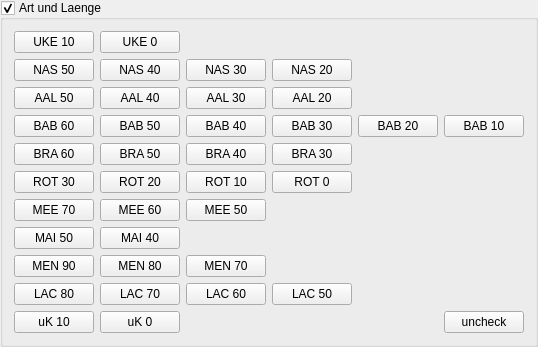
     <widget class="QGroupBox" name="groupBoxArtLaenge">
      <property name="sizePolicy">
       <sizepolicy hsizetype="MinimumExpanding" vsizetype="MinimumExpanding">
        <horstretch>0</horstretch>
        <verstretch>0</verstretch>
       </sizepolicy>
      </property>
      <property name="minimumSize">
       <size>
        <width>221</width>
        <height>191</height>
       </size>
      </property>
      <property name="palette">
       <palette>
        <active/>
        <inactive/>
        <disabled/>
       </palette>
      </property>
      <property name="layoutDirection">
       <enum>Qt::LeftToRight</enum>
      </property>
      <property name="autoFillBackground">
       <bool>false</bool>
      </property>
      <property name="title">
       <string>Art und Laenge</string>
      </property>
      <property name="checkable">
       <bool>true</bool>
      </property>
      <property name="checked">
       <bool>true</bool>
      </property>
      <layout class="QGridLayout" name="gridLayout">
       <item row="3" column="5">
        <widget class="QPushButton" name="buttonBab10">
         <property name="sizePolicy">
          <sizepolicy hsizetype="MinimumExpanding" vsizetype="MinimumExpanding">
           <horstretch>0</horstretch>
           <verstretch>0</verstretch>
          </sizepolicy>
         </property>
         <property name="minimumSize">
          <size>
           <width>51</width>
           <height>22</height>
          </size>
         </property>
         <property name="text">
          <string>BAB 10</string>
         </property>
         <property name="checkable">
          <bool>true</bool>
         </property>
         <property name="autoExclusive">
          <bool>true</bool>
         </property>
        </widget>
       </item>
       <item row="5" column="1">
        <widget class="QPushButton" name="buttonRot20">
         <property name="sizePolicy">
          <sizepolicy hsizetype="MinimumExpanding" vsizetype="MinimumExpanding">
           <horstretch>0</horstretch>
           <verstretch>0</verstretch>
          </sizepolicy>
         </property>
         <property name="minimumSize">
          <size>
           <width>51</width>
           <height>22</height>
          </size>
         </property>
         <property name="text">
          <string>ROT 20</string>
         </property>
         <property name="checkable">
          <bool>true</bool>
         </property>
         <property name="autoExclusive">
          <bool>true</bool>
         </property>
        </widget>
       </item>
       <item row="5" column="2">
        <widget class="QPushButton" name="buttonRot10">
         <property name="sizePolicy">
          <sizepolicy hsizetype="MinimumExpanding" vsizetype="MinimumExpanding">
           <horstretch>0</horstretch>
           <verstretch>0</verstretch>
          </sizepolicy>
         </property>
         <property name="minimumSize">
          <size>
           <width>51</width>
           <height>22</height>
          </size>
         </property>
         <property name="text">
          <string>ROT 10</string>
         </property>
         <property name="checkable">
          <bool>true</bool>
         </property>
         <property name="autoExclusive">
          <bool>true</bool>
         </property>
        </widget>
       </item>
       <item row="10" column="2">
        <widget class="QPushButton" name="buttonLac60">
         <property name="sizePolicy">
          <sizepolicy hsizetype="MinimumExpanding" vsizetype="MinimumExpanding">
           <horstretch>0</horstretch>
           <verstretch>0</verstretch>
          </sizepolicy>
         </property>
         <property name="minimumSize">
          <size>
           <width>51</width>
           <height>22</height>
          </size>
         </property>
         <property name="text">
          <string>LAC 60</string>
         </property>
         <property name="checkable">
          <bool>true</bool>
         </property>
         <property name="autoExclusive">
          <bool>true</bool>
         </property>
        </widget>
       </item>
       <item row="10" column="3">
        <widget class="QPushButton" name="buttonLac50">
         <property name="sizePolicy">
          <sizepolicy hsizetype="MinimumExpanding" vsizetype="MinimumExpanding">
           <horstretch>0</horstretch>
           <verstretch>0</verstretch>
          </sizepolicy>
         </property>
         <property name="minimumSize">
          <size>
           <width>51</width>
           <height>22</height>
          </size>
         </property>
         <property name="text">
          <string>LAC 50</string>
         </property>
         <property name="checkable">
          <bool>true</bool>
         </property>
         <property name="autoExclusive">
          <bool>true</bool>
         </property>
         <property name="flat">
          <bool>false</bool>
         </property>
        </widget>
       </item>
       <item row="5" column="0">
        <widget class="QPushButton" name="buttonRot30">
         <property name="sizePolicy">
          <sizepolicy hsizetype="MinimumExpanding" vsizetype="MinimumExpanding">
           <horstretch>0</horstretch>
           <verstretch>0</verstretch>
          </sizepolicy>
         </property>
         <property name="minimumSize">
          <size>
           <width>51</width>
           <height>22</height>
          </size>
         </property>
         <property name="text">
          <string>ROT 30</string>
         </property>
         <property name="checkable">
          <bool>true</bool>
         </property>
         <property name="autoExclusive">
          <bool>true</bool>
         </property>
        </widget>
       </item>
       <item row="2" column="2">
        <widget class="QPushButton" name="buttonAal30">
         <property name="sizePolicy">
          <sizepolicy hsizetype="MinimumExpanding" vsizetype="MinimumExpanding">
           <horstretch>0</horstretch>
           <verstretch>0</verstretch>
          </sizepolicy>
         </property>
         <property name="minimumSize">
          <size>
           <width>51</width>
           <height>22</height>
          </size>
         </property>
         <property name="text">
          <string>AAL 30</string>
         </property>
         <property name="checkable">
          <bool>true</bool>
         </property>
         <property name="autoExclusive">
          <bool>true</bool>
         </property>
        </widget>
       </item>
       <item row="8" column="1">
        <widget class="QPushButton" name="buttonMai40">
         <property name="sizePolicy">
          <sizepolicy hsizetype="MinimumExpanding" vsizetype="MinimumExpanding">
           <horstretch>0</horstretch>
           <verstretch>0</verstretch>
          </sizepolicy>
         </property>
         <property name="minimumSize">
          <size>
           <width>51</width>
           <height>22</height>
          </size>
         </property>
         <property name="text">
          <string>MAI 40</string>
         </property>
         <property name="checkable">
          <bool>true</bool>
         </property>
         <property name="autoExclusive">
          <bool>true</bool>
         </property>
        </widget>
       </item>
       <item row="10" column="0">
        <widget class="QPushButton" name="buttonLac80">
         <property name="sizePolicy">
          <sizepolicy hsizetype="MinimumExpanding" vsizetype="MinimumExpanding">
           <horstretch>0</horstretch>
           <verstretch>0</verstretch>
          </sizepolicy>
         </property>
         <property name="minimumSize">
          <size>
           <width>51</width>
           <height>22</height>
          </size>
         </property>
         <property name="text">
          <string>LAC 80</string>
         </property>
         <property name="checkable">
          <bool>true</bool>
         </property>
         <property name="autoExclusive">
          <bool>true</bool>
         </property>
        </widget>
       </item>
       <item row="5" column="3">
        <widget class="QPushButton" name="buttonRot0">
         <property name="sizePolicy">
          <sizepolicy hsizetype="MinimumExpanding" vsizetype="MinimumExpanding">
           <horstretch>0</horstretch>
           <verstretch>0</verstretch>
          </sizepolicy>
         </property>
         <property name="minimumSize">
          <size>
           <width>51</width>
           <height>22</height>
          </size>
         </property>
         <property name="text">
          <string>ROT 0</string>
         </property>
         <property name="checkable">
          <bool>true</bool>
         </property>
         <property name="autoExclusive">
          <bool>true</bool>
         </property>
        </widget>
       </item>
       <item row="1" column="1">
        <widget class="QPushButton" name="buttonNas40">
         <property name="sizePolicy">
          <sizepolicy hsizetype="MinimumExpanding" vsizetype="MinimumExpanding">
           <horstretch>0</horstretch>
           <verstretch>0</verstretch>
          </sizepolicy>
         </property>
         <property name="minimumSize">
          <size>
           <width>51</width>
           <height>22</height>
          </size>
         </property>
         <property name="text">
          <string>NAS 40</string>
         </property>
         <property name="checkable">
          <bool>true</bool>
         </property>
         <property name="autoExclusive">
          <bool>true</bool>
         </property>
        </widget>
       </item>
       <item row="2" column="1">
        <widget class="QPushButton" name="buttonAal40">
         <property name="sizePolicy">
          <sizepolicy hsizetype="MinimumExpanding" vsizetype="MinimumExpanding">
           <horstretch>0</horstretch>
           <verstretch>0</verstretch>
          </sizepolicy>
         </property>
         <property name="minimumSize">
          <size>
           <width>51</width>
           <height>22</height>
          </size>
         </property>
         <property name="text">
          <string>AAL 40</string>
         </property>
         <property name="checkable">
          <bool>true</bool>
         </property>
         <property name="autoExclusive">
          <bool>true</bool>
         </property>
        </widget>
       </item>
       <item row="3" column="1">
        <widget class="QPushButton" name="buttonBab50">
         <property name="sizePolicy">
          <sizepolicy hsizetype="MinimumExpanding" vsizetype="MinimumExpanding">
           <horstretch>0</horstretch>
           <verstretch>0</verstretch>
          </sizepolicy>
         </property>
         <property name="minimumSize">
          <size>
           <width>51</width>
           <height>22</height>
          </size>
         </property>
         <property name="text">
          <string>BAB 50</string>
         </property>
         <property name="checkable">
          <bool>true</bool>
         </property>
         <property name="autoExclusive">
          <bool>true</bool>
         </property>
        </widget>
       </item>
       <item row="4" column="1">
        <widget class="QPushButton" name="buttonBra50">
         <property name="sizePolicy">
          <sizepolicy hsizetype="MinimumExpanding" vsizetype="MinimumExpanding">
           <horstretch>0</horstretch>
           <verstretch>0</verstretch>
          </sizepolicy>
         </property>
         <property name="minimumSize">
          <size>
           <width>51</width>
           <height>22</height>
          </size>
         </property>
         <property name="text">
          <string>BRA 50</string>
         </property>
         <property name="checkable">
          <bool>true</bool>
         </property>
         <property name="autoExclusive">
          <bool>true</bool>
         </property>
        </widget>
       </item>
       <item row="4" column="3">
        <widget class="QPushButton" name="buttonBra30">
         <property name="sizePolicy">
          <sizepolicy hsizetype="MinimumExpanding" vsizetype="MinimumExpanding">
           <horstretch>0</horstretch>
           <verstretch>0</verstretch>
          </sizepolicy>
         </property>
         <property name="minimumSize">
          <size>
           <width>51</width>
           <height>22</height>
          </size>
         </property>
         <property name="text">
          <string>BRA 30</string>
         </property>
         <property name="checkable">
          <bool>true</bool>
         </property>
         <property name="autoExclusive">
          <bool>true</bool>
         </property>
        </widget>
       </item>
       <item row="9" column="0">
        <widget class="QPushButton" name="buttonMen90">
         <property name="sizePolicy">
          <sizepolicy hsizetype="MinimumExpanding" vsizetype="MinimumExpanding">
           <horstretch>0</horstretch>
           <verstretch>0</verstretch>
          </sizepolicy>
         </property>
         <property name="minimumSize">
          <size>
           <width>51</width>
           <height>22</height>
          </size>
         </property>
         <property name="text">
          <string>MEN 90</string>
         </property>
         <property name="checkable">
          <bool>true</bool>
         </property>
         <property name="autoExclusive">
          <bool>true</bool>
         </property>
        </widget>
       </item>
       <item row="8" column="0">
        <widget class="QPushButton" name="buttonMai50">
         <property name="sizePolicy">
          <sizepolicy hsizetype="MinimumExpanding" vsizetype="MinimumExpanding">
           <horstretch>0</horstretch>
           <verstretch>0</verstretch>
          </sizepolicy>
         </property>
         <property name="minimumSize">
          <size>
           <width>51</width>
           <height>22</height>
          </size>
         </property>
         <property name="text">
          <string>MAI 50</string>
         </property>
         <property name="checkable">
          <bool>true</bool>
         </property>
         <property name="autoExclusive">
          <bool>true</bool>
         </property>
        </widget>
       </item>
       <item row="4" column="0">
        <widget class="QPushButton" name="buttonBra60">
         <property name="sizePolicy">
          <sizepolicy hsizetype="MinimumExpanding" vsizetype="MinimumExpanding">
           <horstretch>0</horstretch>
           <verstretch>0</verstretch>
          </sizepolicy>
         </property>
         <property name="minimumSize">
          <size>
           <width>51</width>
           <height>22</height>
          </size>
         </property>
         <property name="text">
          <string>BRA 60</string>
         </property>
         <property name="checkable">
          <bool>true</bool>
         </property>
         <property name="autoExclusive">
          <bool>true</bool>
         </property>
        </widget>
       </item>
       <item row="2" column="0">
        <widget class="QPushButton" name="buttonAal50">
         <property name="sizePolicy">
          <sizepolicy hsizetype="MinimumExpanding" vsizetype="MinimumExpanding">
           <horstretch>0</horstretch>
           <verstretch>0</verstretch>
          </sizepolicy>
         </property>
         <property name="minimumSize">
          <size>
           <width>51</width>
           <height>22</height>
          </size>
         </property>
         <property name="text">
          <string>AAL 50</string>
         </property>
         <property name="checkable">
          <bool>true</bool>
         </property>
         <property name="autoExclusive">
          <bool>true</bool>
         </property>
        </widget>
       </item>
       <item row="1" column="2">
        <widget class="QPushButton" name="buttonNas30">
         <property name="sizePolicy">
          <sizepolicy hsizetype="MinimumExpanding" vsizetype="MinimumExpanding">
           <horstretch>0</horstretch>
           <verstretch>0</verstretch>
          </sizepolicy>
         </property>
         <property name="minimumSize">
          <size>
           <width>51</width>
           <height>22</height>
          </size>
         </property>
         <property name="text">
          <string>NAS 30</string>
         </property>
         <property name="checkable">
          <bool>true</bool>
         </property>
         <property name="autoExclusive">
          <bool>true</bool>
         </property>
        </widget>
       </item>
       <item row="6" column="0">
        <widget class="QPushButton" name="buttonMee70">
         <property name="sizePolicy">
          <sizepolicy hsizetype="MinimumExpanding" vsizetype="MinimumExpanding">
           <horstretch>0</horstretch>
           <verstretch>0</verstretch>
          </sizepolicy>
         </property>
         <property name="minimumSize">
          <size>
           <width>51</width>
           <height>22</height>
          </size>
         </property>
         <property name="text">
          <string>MEE 70</string>
         </property>
         <property name="checkable">
          <bool>true</bool>
         </property>
         <property name="autoExclusive">
          <bool>true</bool>
         </property>
        </widget>
       </item>
       <item row="3" column="2">
        <widget class="QPushButton" name="buttonBab40">
         <property name="sizePolicy">
          <sizepolicy hsizetype="MinimumExpanding" vsizetype="MinimumExpanding">
           <horstretch>0</horstretch>
           <verstretch>0</verstretch>
          </sizepolicy>
         </property>
         <property name="minimumSize">
          <size>
           <width>51</width>
           <height>22</height>
          </size>
         </property>
         <property name="text">
          <string>BAB 40</string>
         </property>
         <property name="checkable">
          <bool>true</bool>
         </property>
         <property name="autoExclusive">
          <bool>true</bool>
         </property>
        </widget>
       </item>
       <item row="4" column="2">
        <widget class="QPushButton" name="buttonBra40">
         <property name="sizePolicy">
          <sizepolicy hsizetype="MinimumExpanding" vsizetype="MinimumExpanding">
           <horstretch>0</horstretch>
           <verstretch>0</verstretch>
          </sizepolicy>
         </property>
         <property name="minimumSize">
          <size>
           <width>51</width>
           <height>22</height>
          </size>
         </property>
         <property name="text">
          <string>BRA 40</string>
         </property>
         <property name="checkable">
          <bool>true</bool>
         </property>
         <property name="autoExclusive">
          <bool>true</bool>
         </property>
        </widget>
       </item>
       <item row="1" column="0">
        <widget class="QPushButton" name="buttonNas50">
         <property name="sizePolicy">
          <sizepolicy hsizetype="MinimumExpanding" vsizetype="MinimumExpanding">
           <horstretch>0</horstretch>
           <verstretch>0</verstretch>
          </sizepolicy>
         </property>
         <property name="minimumSize">
          <size>
           <width>51</width>
           <height>22</height>
          </size>
         </property>
         <property name="text">
          <string>NAS 50</string>
         </property>
         <property name="checkable">
          <bool>true</bool>
         </property>
         <property name="autoExclusive">
          <bool>true</bool>
         </property>
        </widget>
       </item>
       <item row="0" column="0">
        <widget class="QPushButton" name="buttonUke10">
         <property name="sizePolicy">
          <sizepolicy hsizetype="MinimumExpanding" vsizetype="MinimumExpanding">
           <horstretch>0</horstretch>
           <verstretch>0</verstretch>
          </sizepolicy>
         </property>
         <property name="minimumSize">
          <size>
           <width>51</width>
           <height>22</height>
          </size>
         </property>
         <property name="text">
          <string>UKE 10</string>
         </property>
         <property name="checkable">
          <bool>true</bool>
         </property>
         <property name="autoExclusive">
          <bool>true</bool>
         </property>
        </widget>
       </item>
       <item row="6" column="2">
        <widget class="QPushButton" name="buttonMee50">
         <property name="sizePolicy">
          <sizepolicy hsizetype="MinimumExpanding" vsizetype="MinimumExpanding">
           <horstretch>0</horstretch>
           <verstretch>0</verstretch>
          </sizepolicy>
         </property>
         <property name="minimumSize">
          <size>
           <width>51</width>
           <height>22</height>
          </size>
         </property>
         <property name="text">
          <string>MEE 50</string>
         </property>
         <property name="checkable">
          <bool>true</bool>
         </property>
         <property name="autoExclusive">
          <bool>true</bool>
         </property>
        </widget>
       </item>
       <item row="9" column="2">
        <widget class="QPushButton" name="buttonMen70">
         <property name="sizePolicy">
          <sizepolicy hsizetype="MinimumExpanding" vsizetype="MinimumExpanding">
           <horstretch>0</horstretch>
           <verstretch>0</verstretch>
          </sizepolicy>
         </property>
         <property name="minimumSize">
          <size>
           <width>51</width>
           <height>22</height>
          </size>
         </property>
         <property name="text">
          <string>MEN 70</string>
         </property>
         <property name="checkable">
          <bool>true</bool>
         </property>
         <property name="autoExclusive">
          <bool>true</bool>
         </property>
        </widget>
       </item>
       <item row="9" column="1">
        <widget class="QPushButton" name="buttonMen80">
         <property name="sizePolicy">
          <sizepolicy hsizetype="MinimumExpanding" vsizetype="MinimumExpanding">
           <horstretch>0</horstretch>
           <verstretch>0</verstretch>
          </sizepolicy>
         </property>
         <property name="minimumSize">
          <size>
           <width>51</width>
           <height>22</height>
          </size>
         </property>
         <property name="text">
          <string>MEN 80</string>
         </property>
         <property name="checkable">
          <bool>true</bool>
         </property>
         <property name="autoExclusive">
          <bool>true</bool>
         </property>
        </widget>
       </item>
       <item row="1" column="3">
        <widget class="QPushButton" name="buttonNas20">
         <property name="sizePolicy">
          <sizepolicy hsizetype="MinimumExpanding" vsizetype="MinimumExpanding">
           <horstretch>0</horstretch>
           <verstretch>0</verstretch>
          </sizepolicy>
         </property>
         <property name="minimumSize">
          <size>
           <width>51</width>
           <height>22</height>
          </size>
         </property>
         <property name="text">
          <string>NAS 20</string>
         </property>
         <property name="checkable">
          <bool>true</bool>
         </property>
         <property name="autoExclusive">
          <bool>true</bool>
         </property>
        </widget>
       </item>
       <item row="3" column="0">
        <widget class="QPushButton" name="buttonBab60">
         <property name="sizePolicy">
          <sizepolicy hsizetype="MinimumExpanding" vsizetype="MinimumExpanding">
           <horstretch>0</horstretch>
           <verstretch>0</verstretch>
          </sizepolicy>
         </property>
         <property name="minimumSize">
          <size>
           <width>51</width>
           <height>22</height>
          </size>
         </property>
         <property name="text">
          <string>BAB 60</string>
         </property>
         <property name="checkable">
          <bool>true</bool>
         </property>
         <property name="autoExclusive">
          <bool>true</bool>
         </property>
        </widget>
       </item>
       <item row="3" column="3">
        <widget class="QPushButton" name="buttonBab30">
         <property name="sizePolicy">
          <sizepolicy hsizetype="MinimumExpanding" vsizetype="MinimumExpanding">
           <horstretch>0</horstretch>
           <verstretch>0</verstretch>
          </sizepolicy>
         </property>
         <property name="minimumSize">
          <size>
           <width>51</width>
           <height>22</height>
          </size>
         </property>
         <property name="text">
          <string>BAB 30</string>
         </property>
         <property name="checkable">
          <bool>true</bool>
         </property>
         <property name="autoExclusive">
          <bool>true</bool>
         </property>
        </widget>
       </item>
       <item row="0" column="1">
        <widget class="QPushButton" name="buttonUke0">
         <property name="sizePolicy">
          <sizepolicy hsizetype="MinimumExpanding" vsizetype="MinimumExpanding">
           <horstretch>0</horstretch>
           <verstretch>0</verstretch>
          </sizepolicy>
         </property>
         <property name="minimumSize">
          <size>
           <width>51</width>
           <height>22</height>
          </size>
         </property>
         <property name="text">
          <string>UKE 0</string>
         </property>
         <property name="checkable">
          <bool>true</bool>
         </property>
         <property name="autoExclusive">
          <bool>true</bool>
         </property>
        </widget>
       </item>
       <item row="6" column="1">
        <widget class="QPushButton" name="buttonMee60">
         <property name="sizePolicy">
          <sizepolicy hsizetype="MinimumExpanding" vsizetype="MinimumExpanding">
           <horstretch>0</horstretch>
           <verstretch>0</verstretch>
          </sizepolicy>
         </property>
         <property name="minimumSize">
          <size>
           <width>51</width>
           <height>22</height>
          </size>
         </property>
         <property name="text">
          <string>MEE 60</string>
         </property>
         <property name="checkable">
          <bool>true</bool>
         </property>
         <property name="autoExclusive">
          <bool>true</bool>
         </property>
        </widget>
       </item>
       <item row="3" column="4">
        <widget class="QPushButton" name="buttonBab20">
         <property name="sizePolicy">
          <sizepolicy hsizetype="MinimumExpanding" vsizetype="MinimumExpanding">
           <horstretch>0</horstretch>
           <verstretch>0</verstretch>
          </sizepolicy>
         </property>
         <property name="minimumSize">
          <size>
           <width>51</width>
           <height>22</height>
          </size>
         </property>
         <property name="text">
          <string>BAB 20</string>
         </property>
         <property name="checkable">
          <bool>true</bool>
         </property>
         <property name="autoExclusive">
          <bool>true</bool>
         </property>
        </widget>
       </item>
       <item row="2" column="3">
        <widget class="QPushButton" name="buttonAal20">
         <property name="sizePolicy">
          <sizepolicy hsizetype="MinimumExpanding" vsizetype="MinimumExpanding">
           <horstretch>0</horstretch>
           <verstretch>0</verstretch>
          </sizepolicy>
         </property>
         <property name="minimumSize">
          <size>
           <width>51</width>
           <height>22</height>
          </size>
         </property>
         <property name="text">
          <string>AAL 20</string>
         </property>
         <property name="checkable">
          <bool>true</bool>
         </property>
         <property name="autoExclusive">
          <bool>true</bool>
         </property>
        </widget>
       </item>
       <item row="10" column="1">
        <widget class="QPushButton" name="buttonLac70">
         <property name="sizePolicy">
          <sizepolicy hsizetype="MinimumExpanding" vsizetype="MinimumExpanding">
           <horstretch>0</horstretch>
           <verstretch>0</verstretch>
          </sizepolicy>
         </property>
         <property name="minimumSize">
          <size>
           <width>51</width>
           <height>22</height>
          </size>
         </property>
         <property name="text">
          <string>LAC 70</string>
         </property>
         <property name="checkable">
          <bool>true</bool>
         </property>
         <property name="autoExclusive">
          <bool>true</bool>
         </property>
        </widget>
       </item>
       <item row="11" column="0">
        <widget class="QPushButton" name="buttonUk10">
         <property name="sizePolicy">
          <sizepolicy hsizetype="MinimumExpanding" vsizetype="MinimumExpanding">
           <horstretch>0</horstretch>
           <verstretch>0</verstretch>
          </sizepolicy>
         </property>
         <property name="minimumSize">
          <size>
           <width>51</width>
           <height>22</height>
          </size>
         </property>
         <property name="text">
          <string>uK 10</string>
         </property>
         <property name="checkable">
          <bool>true</bool>
         </property>
         <property name="autoExclusive">
          <bool>true</bool>
         </property>
        </widget>
       </item>
       <item row="11" column="1">
        <widget class="QPushButton" name="buttonUk0">
         <property name="sizePolicy">
          <sizepolicy hsizetype="MinimumExpanding" vsizetype="MinimumExpanding">
           <horstretch>0</horstretch>
           <verstretch>0</verstretch>
          </sizepolicy>
         </property>
         <property name="minimumSize">
          <size>
           <width>51</width>
           <height>22</height>
          </size>
         </property>
         <property name="text">
          <string>uK 0</string>
         </property>
         <property name="checkable">
          <bool>true</bool>
         </property>
         <property name="autoExclusive">
          <bool>true</bool>
         </property>
        </widget>
       </item>
       <item row="11" column="5">
        <widget class="QPushButton" name="buttonUncheckAllFishButtons">
         <property name="enabled">
          <bool>true</bool>
         </property>
         <property name="sizePolicy">
          <sizepolicy hsizetype="MinimumExpanding" vsizetype="MinimumExpanding">
           <horstretch>0</horstretch>
           <verstretch>0</verstretch>
          </sizepolicy>
         </property>
         <property name="minimumSize">
          <size>
           <width>51</width>
           <height>22</height>
          </size>
         </property>
         <property name="text">
          <string>uncheck</string>
         </property>
         <property name="checkable">
          <bool>true</bool>
         </property>
         <property name="autoExclusive">
          <bool>true</bool>
         </property>
         <property name="autoDefault">
          <bool>false</bool>
         </property>
         <property name="default">
          <bool>false</bool>
         </property>
         <property name="flat">
          <bool>false</bool>
         </property>
        </widget>
       </item>
      </layout>
     </widget>
